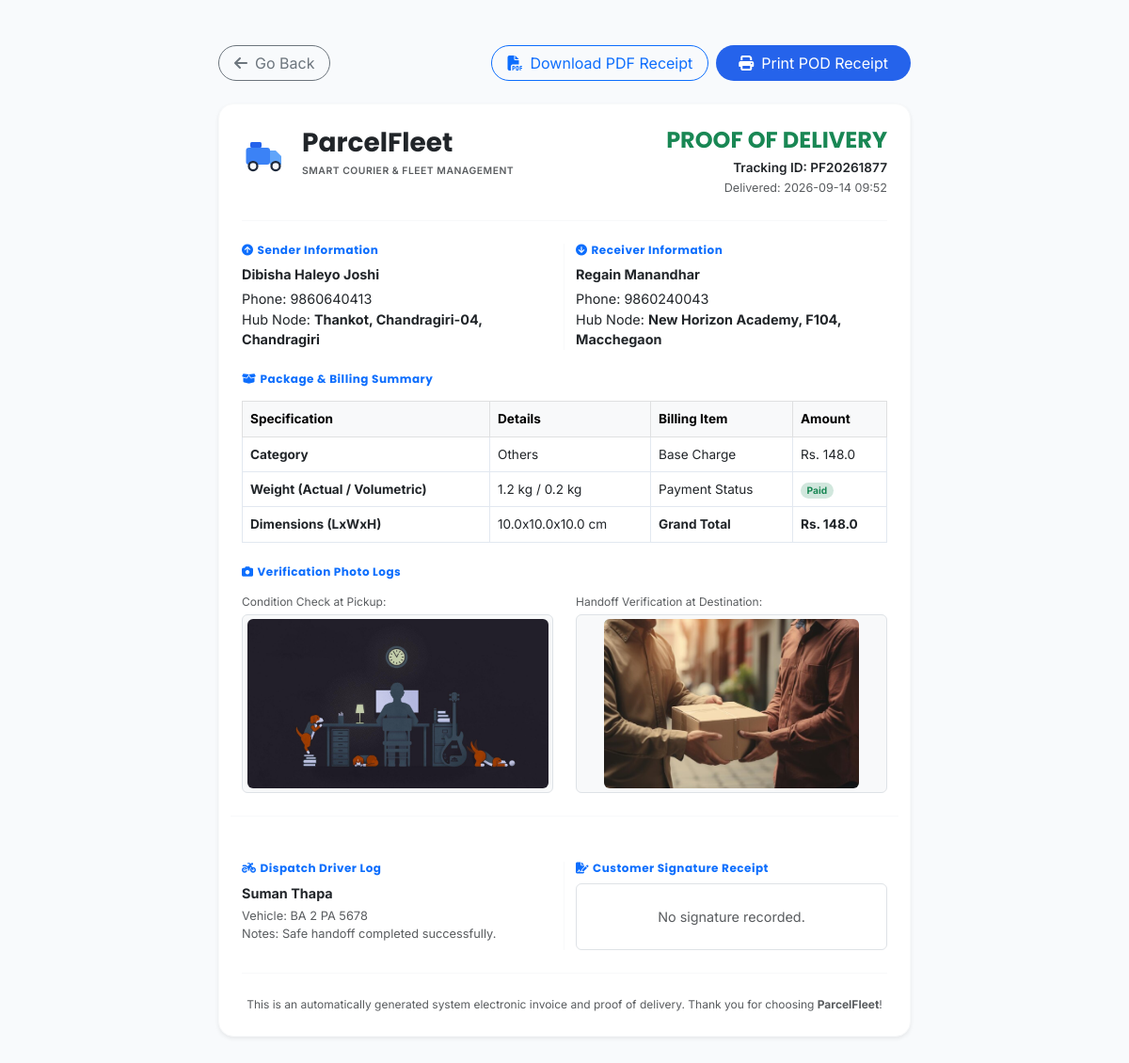
The page /parcel/4/proof (signed in) on the database its author committed.
### models.py (models this page shows, shortened)
class Parcel(db.Model):
    __tablename__ = 'parcels'
    id = db.Column(db.Integer, primary_key=True)
    tracking_id = db.Column(db.String(50), unique=True, nullable=False)
    sender_name = db.Column(db.String(100), nullable=False)
    sender_phone = db.Column(db.String(20), nullable=False)
    receiver_name = db.Column(db.String(100), nullable=False)
    receiver_phone = db.Column(db.String(20), nullable=False)
    pickup_address = db.Column(db.String(100), nullable=False)
    delivery_address = db.Column(db.String(100), nullable=False)
    pickup_hub = db.Column(db.String(100), nullable=True)
    delivery_hub = db.Column(db.String(100), nullable=True)
    pickup_latitude = db.Column(db.Float, nullable=False, default=27.7154)
    pickup_longitude = db.Column(db.Float, nullable=False, default=85.3123)
    delivery_latitude = db.Column(db.Float, nullable=False, default=27.6915)
    delivery_longitude = db.Column(db.Float, nullable=False, default=85.3331)
    parcel_type = db.Column(db.String(50), nullable=False)
    weight = db.Column(db.Float, nullable=False)
    length = db.Column(db.Float, nullable=False, default=10.0)
    width = db.Column(db.Float, nullable=False, default=10.0)
    height = db.Column(db.Float, nullable=False, default=10.0)
    status = db.Column(db.String(30), default='Pending')  # 'Pending', 'Assigned', 'Manifested', 'Picked Up', 'In Transit', 'Out For Delivery', 'Delivered', 'Failed Delivery', 'Returned', 'Cancelled'
    delivery_charge = db.Column(db.Float, nullable=False, default=0.0)
    payment_status = db.Column(db.String(20), default='Pending')  # 'Pending', 'Paid', 'COD'
    assigned_driver_id = db.Column(db.Integer, db.ForeignKey('drivers.id'), nullable=True)
    service_type = db.Column(db.String(50), nullable=False, default='Standard')  # 'Standard', 'Express', 'Air', 'Surface'
    cod_amount = db.Column(db.Float, default=0.0)
    customer_id = db.Column(db.Integer, db.ForeignKey('customer_profiles.id'), nullable=True)
    hub_id = db.Column(db.Integer, db.ForeignKey('hubs.id'), nullable=True)
    merchandise_id = db.Column(db.Integer, db.ForeignKey('merchandise.id'), nullable=True)
    manifest_id = db.Column(db.Integer, db.ForeignKey('manifests.id'), nullable=True)
    expected_delivery_date = db.Column(db.DateTime, nullable=True)
    pickup_image = db.Column(db.String(255), nullable=True)
    delivery_image = db.Column(db.String(255), nullable=True)
    delivery_attempts = db.Column(db.Integer, default=0)
    failed_reason = db.Column(db.String(255), nullable=True)
    special_tags = db.Column(db.String(255), nullable=True)
    created_at = db.Column(db.DateTime, default=datetime.utcnow)
    delivered_at = db.Column(db.DateTime, nullable=True)
    delivery_notes = db.Column(db.Text, nullable=True)
    customer_signature = db.Column(db.Text, nullable=True)
    history = db.relationship('TrackingHistory', backref='parcel', cascade="all, delete-orphan", order_by="TrackingHistory.timestamp.asc()")
    notifications = db.relationship('NotificationLog', backref='parcel', cascade="all, delete-orphan", order_by="NotificationLog.timestamp.asc()")
    @property
    def volumetric_weight(self):
        return (self.length * self.width * self.height) / 5000.0

class Driver(db.Model):
    __tablename__ = 'drivers'
    id = db.Column(db.Integer, primary_key=True)
    user_id = db.Column(db.Integer, db.ForeignKey('users.id'), nullable=True)
    name = db.Column(db.String(100), nullable=False)
    phone = db.Column(db.String(20), nullable=False, unique=True)
    email = db.Column(db.String(100), nullable=True, unique=True)
    vehicle_number = db.Column(db.String(50), nullable=False)  # Kept for backward compatibility
    availability = db.Column(db.String(20), default='Available')  # 'Available', 'On Delivery', 'Offline', 'On Break'
    latitude = db.Column(db.Float, nullable=False, default=27.7172)  # Default Kathmandu Coordinates
    longitude = db.Column(db.Float, nullable=False, default=85.3240)
    completed_deliveries = db.Column(db.Integer, default=0)
    average_delivery_time = db.Column(db.Float, default=0.0)  # In minutes
    employee_code = db.Column(db.String(50), unique=True, nullable=True)
    address = db.Column(db.String(255), nullable=True)
    license_number = db.Column(db.String(50), nullable=True)
    license_expiry = db.Column(db.DateTime, nullable=True)
    joining_date = db.Column(db.DateTime, default=datetime.utcnow)
    assigned_vehicle_id = db.Column(db.Integer, db.ForeignKey('vehicles.id'), nullable=True)
    emergency_contact = db.Column(db.String(50), nullable=True)
    status = db.Column(db.String(30), default='Available')  # 'Available', 'Delivering', 'Off Duty', 'On Leave'
    hub_id = db.Column(db.Integer, db.ForeignKey('hubs.id'), nullable=True)
    rating = db.Column(db.Float, default=5.0)
    remarks = db.Column(db.Text, nullable=True)
    total_deliveries = db.Column(db.Integer, default=0)
    successful_deliveries = db.Column(db.Integer, default=0)
    failed_deliveries = db.Column(db.Integer, default=0)
    parcels = db.relationship('Parcel', backref='assigned_driver', foreign_keys="Parcel.assigned_driver_id")
    assignments = db.relationship('Assignment', backref='driver', cascade="all, delete-orphan")

### app.py (the view)
@app.route('/parcel/<int:id>/proof')
def view_proof_of_delivery(id):
    parcel = Parcel.query.get_or_404(id)
    return render_template('proof_of_delivery.html', parcel=parcel, no_layout=True)

### app.py (called while the page is built)
@login_manager.user_loader
def load_user(user_id):
    return User.query.get(int(user_id))

### templates/proof_of_delivery.html (shortened to what this page needs)
{% extends "base.html" %}
{% block full_content %}
<div class="container py-5 text-dark">
    <div class="row justify-content-center mb-4 no-print">
        <div class="col-12 col-md-10 col-lg-8 d-flex align-items-center justify-content-between">
            <a href="javascript:window.history.back();" class="btn btn-outline-secondary rounded-pill px-3">
                <i class="fas fa-arrow-left me-2"></i>Go Back
            </a>
            <div class="d-flex gap-2">
                <button class="btn btn-outline-primary rounded-pill px-3" onclick="downloadReceiptAsPDF()">
                    <i class="fas fa-file-pdf me-2"></i>Download PDF Receipt
                </button>
                <button class="btn btn-primary rounded-pill px-4" onclick="window.print()" style="background-color: var(--primary-color); border: none;">
                    <i class="fas fa-print me-2"></i>Print POD Receipt
                </button>
            </div>
        </div>
    </div>
    <div class="row justify-content-center">
        <div class="col-12 col-md-10 col-lg-8" id="printable-receipt-area">
            <div class="premium-card bg-white p-4 border border-light shadow-sm" style="border-radius: var(--border-radius-lg); font-size: 0.9rem;">
                <div class="d-flex justify-content-between align-items-start border-bottom border-light pb-4 mb-4">
                    <div class="d-flex align-items-center gap-3">
                        <div>
                            <h3 class="fw-bold mb-0 text-dark">ParcelFleet</h3>
                            <small class="text-muted text-uppercase fw-semibold" style="font-size: 0.65rem; letter-spacing: 0.5px;">Smart Courier & Fleet Management</small>
                        </div>
                    </div>
                    <div class="text-end text-dark">
                        <h4 class="fw-bold text-success mb-1">PROOF OF DELIVERY</h4>
                        <div class="fw-semibold" style="font-size: 0.85rem;">Tracking ID: {{ parcel.tracking_id }}</div>
                        <small class="text-muted">Delivered: {{ parcel.delivered_at.strftime('%Y-%m-%d %H:%M') if parcel.delivered_at else '--' }}</small>
                    </div>
                </div>
                <div class="row g-4 mb-4">
                    <div class="col-6 border-end border-light">
                        <h6 class="fw-bold text-primary mb-2 uppercase" style="font-size: 0.75rem; letter-spacing: 0.5px;"><i class="fas fa-circle-arrow-up me-1"></i>Sender Information</h6>
                        <div class="fw-bold text-dark mb-1">{{ parcel.sender_name }}</div>
                        <div>Phone: {{ parcel.sender_phone }}</div>
                        <div>Hub Node: <strong class="text-dark">{{ parcel.pickup_address }}</strong></div>
                    </div>
                    <div class="col-6">
                        <h6 class="fw-bold text-primary mb-2 uppercase" style="font-size: 0.75rem; letter-spacing: 0.5px;"><i class="fas fa-circle-arrow-down me-1"></i>Receiver Information</h6>
                        <div class="fw-bold text-dark mb-1">{{ parcel.receiver_name }}</div>
                        <div>Phone: {{ parcel.receiver_phone }}</div>
                        <div>Hub Node: <strong class="text-dark">{{ parcel.delivery_address }}</strong></div>
                    </div>
                </div>
                <h6 class="fw-bold text-primary mb-3 uppercase" style="font-size: 0.75rem; letter-spacing: 0.5px;"><i class="fas fa-box-open me-1"></i>Package & Billing Summary</h6>
                <table class="table table-bordered align-middle mb-4" style="font-size: 0.85rem; border-color: var(--border-color);">
                    <thead class="table-light">
                        <tr>
                            <th>Specification</th>
                            <th>Details</th>
                            <th>Billing Item</th>
                            <th>Amount</th>
                        </tr>
                    </thead>
                    <tbody>
                        <tr>
                            <td><strong>Category</strong></td>
                            <td>{{ parcel.parcel_type }}</td>
                            <td>Base Charge</td>
                            <td>Rs. {{ parcel.delivery_charge }}</td>
                        </tr>
                        <tr>
                            <td><strong>Weight (Actual / Volumetric)</strong></td>
                            <td>{{ parcel.weight }} kg / {{ parcel.volumetric_weight | round(2) }} kg</td>
                            <td>Payment Status</td>
                            <td><span class="badge bg-success-subtle text-success border-0 rounded-pill">{{ parcel.payment_status }}</span></td>
                        </tr>
                        <tr>
                            <td><strong>Dimensions (LxWxH)</strong></td>
                            <td>{{ parcel.length }}x{{ parcel.width }}x{{ parcel.height }} cm</td>
                            <td><strong>Grand Total</strong></td>
                            <td><strong>Rs. {{ parcel.delivery_charge }}</strong></td>
                        </tr>
                    </tbody>
                </table>
                {% if parcel.pickup_image or parcel.delivery_image %}
                <h6 class="fw-bold text-primary mb-3 uppercase" style="font-size: 0.75rem; letter-spacing: 0.5px;"><i class="fas fa-camera me-1"></i>Verification Photo Logs</h6>
                <div class="row g-4 mb-4">
                    {% if parcel.pickup_image %}
                    <div class="col-6">
                        <div class="text-muted mb-1" style="font-size: 0.75rem;">Condition Check at Pickup:</div>
                        <div class="border rounded p-1 text-center bg-light">
                            <img src="{{ url_for('uploaded_file', filename=parcel.pickup_image) }}" alt="Pickup Proof" class="img-fluid rounded" style="max-height: 180px; object-fit: contain;">
                        </div>
                    </div>
                    {% endif %}
                    {% if parcel.delivery_image %}
                    <div class="col-6">
                        <div class="text-muted mb-1" style="font-size: 0.75rem;">Handoff Verification at Destination:</div>
                        <div class="border rounded p-1 text-center bg-light">
                            <img src="{{ url_for('uploaded_file', filename=parcel.delivery_image) }}" alt="Delivery Proof" class="img-fluid rounded" style="max-height: 180px; object-fit: contain;">
                        </div>
                    </div>
                    {% endif %}
                </div>
                {% endif %}
                <div class="row g-4 border-top border-light pt-4 mt-1">
                    <div class="col-6 border-end border-light">
                        <h6 class="fw-bold text-primary mb-2 uppercase" style="font-size: 0.75rem; letter-spacing: 0.5px;"><i class="fas fa-motorcycle me-1"></i>Dispatch Driver Log</h6>
                        <div class="fw-bold text-dark mb-1">{% if parcel.assigned_driver %}{{ parcel.assigned_driver.name }}{% else %}Unassigned{% endif %}</div>
                        <div class="text-muted" style="font-size: 0.8rem;">
                            Vehicle: {{ parcel.assigned_driver.vehicle_number if parcel.assigned_driver else '--' }}<br>
                            Notes: {{ parcel.delivery_notes or 'Safe handoff completed successfully.' }}
                        </div>
                    </div>
                    <div class="col-6 text-center">
                        <h6 class="fw-bold text-primary mb-2 uppercase text-start" style="font-size: 0.75rem; letter-spacing: 0.5px;"><i class="fas fa-file-signature me-1"></i>Customer Signature Receipt</h6>
                        {% if parcel.customer_signature %}
                        <div class="border border-secondary border-opacity-10 rounded p-2 text-center bg-light" style="max-width: 240px; margin: 0 auto;">
                            <img src="{{ parcel.customer_signature }}" alt="Recipient Signature" class="img-fluid" style="max-height: 80px; object-fit: contain;">
                        </div>
                        <small class="text-muted d-block mt-2">Digitally Signed at handoff point.</small>
                        {% else %}
                        <div class="text-muted py-4 border border-dashed rounded">No signature recorded.</div>
                        {% endif %}
                    </div>
                </div>
                <div class="text-center text-muted border-top border-light pt-4 mt-4" style="font-size: 0.75rem;">
                    This is an automatically generated system electronic invoice and proof of delivery. Thank you for choosing <strong>ParcelFleet</strong>!
                </div>
            </div>
        </div>
    </div>
</div>
{% endblock %}

### static/css/styles.css (style rules this page uses)
:root { --primary-color: #2563EB; --primary-hover: #1D4ED8; --secondary-color: #1E293B; --success-color: #22C55E; --warning-color: #F59E0B; --danger-color: #EF4444; --info-color: #06B6D4; --purple-color: #8B5CF6; --bg-color: #F8FAFC; --card-bg: #FFFFFF; --border-color: #E2E8F0; --text-color: #0F172A; --text-muted: #64748B; --sidebar-bg: #1E293B; --sidebar-text: #F8FAFC; --sidebar-hover: #334155; --shadow-sm: 0 1px 2px 0 rgb(0 0 0 / 0.05); --shadow-md: 0 4px 6px -1px rgb(0 0 0 / 0.1), 0 2px 4px -2px rgb(0 0 0 / 0.1); --shadow-lg: 0 10px 15px -3px rgb(0 0 0 / 0.1), 0 4px 6px -4px rgb(0 0 0 / 0.1); --border-radius-sm: 8px; --border-radius-md: 12px; --border-radius-lg: 16px; --transition-fast: 0.2s ease; --transition-normal: 0.3s ease; }
body { font-family: 'Inter', 'Poppins', sans-serif; background-color: var(--bg-color); color: var(--text-color); margin: 0; padding: 0; transition: background-color var(--transition-normal), color var(--transition-normal); overflow-x: hidden; }
h1, h2, h3, h4, h5, h6 { font-family: 'Poppins', sans-serif; font-weight: 600; }
.premium-card { background-color: var(--card-bg); border: 1px solid var(--border-color); border-radius: var(--border-radius-lg); box-shadow: var(--shadow-md); padding: 1.75rem; margin-bottom: 2rem; transition: background-color var(--transition-normal), border-color var(--transition-normal); }

### templates/proof_of_delivery.html (style rules this page uses)
body { background-color: var(--bg-color); }

### rows shown on the page
Parcel: tracking_id "PF20261877", delivered_at "2026-09-14 09:52", sender_name "Dibisha Haleyo Joshi", sender_phone "9860640413", pickup_address "Thankot, Chandragiri-04, Chandragiri", receiver_name "Regain Manandhar", receiver_phone "9860240043", delivery_address "New Horizon Academy, F104, Macchegaon", parcel_type "Others", delivery_charge "148.0", weight "1.2", volumetric_weight "0.2", payment_status "Paid", length "10.0", width "10.0", height "10.0", pickup_image (picture), delivery_image (picture), delivery_notes "Safe handoff completed successfully."
Driver: assigned_driver.name "Suman Thapa", assigned_driver "BA 2 PA 5678"
